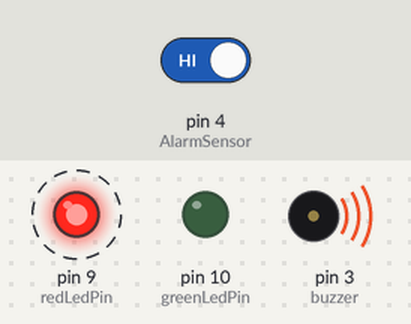
This sketch was run on a simulated Arduino Uno, built with avr-gcc and run on an emulated ATmega328P. On the bench: output pins drawn as LEDs (lit = HIGH), buzzer (waves = sounding). Dashed ring = blinking. Inputs (shaded band) come from the test bench; at power-on: pin 4 (AlarmSensor) HIGH.

Above: at 1.7 s.
2.5 s: pin 4 (AlarmSensor) driven LOW
At 3.6 s:
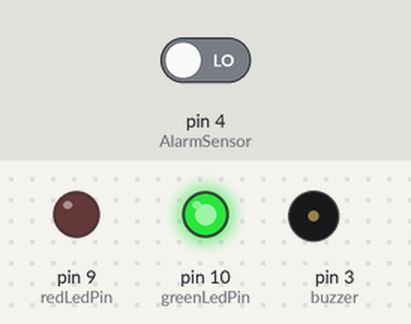
4.7 s: pin 4 (AlarmSensor) driven HIGH
At 5.35 s:
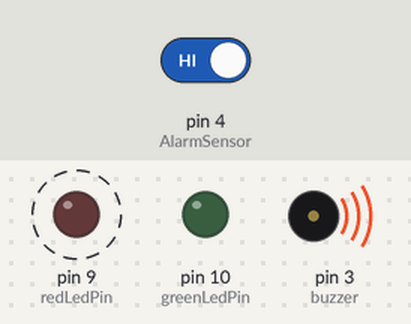
Timing chart, 0 to 14.3 s (numbered marks = the images above; inputs shaded):
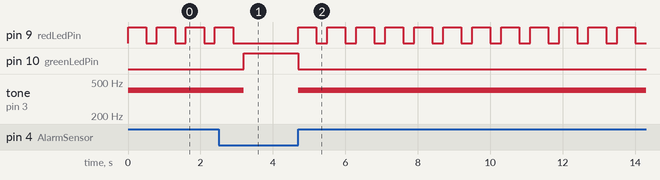

Measured:
- after the input at 2.5 s, pin 9 (redLedPin): goes on until 2.9 s, then stays LOW; pin 10 (greenLedPin): LOW → HIGH after 0.70 s; tone on pin 3 (buzzer): 400 Hz → silent after 0.70 s
- after the input at 4.7 s, pin 9 (redLedPin): alternates HIGH for 0.50 s and LOW for 0.30 s, starting at once; pin 10 (greenLedPin): HIGH → LOW at once; tone on pin 3 (buzzer): silent → 400 Hz at once
- by itself, pin 9 (redLedPin): alternates HIGH for 0.50 s and LOW for 0.30 s

The sketch:

assignment1.ino
```cpp
/**
 * This is my home made alarm equipped with a magnet sensor
 * and a speaker for sounding the alarm and two -
 * LEDs for a visual status of red (Alarm) and green for (OK).
 *
 * @author Robert M Molin
 * version: 2017.10.02
 */


// Digital Pins on Arduino
const int buzzer = 3; //Speaker
const int AlarmSensor = 4; //Magnet sensor
const int redLedPin = 9;
const int greenLedPin = 10;

// Fields
int state; // The state of the magnet sensor is either 1 == Alarm! or 0 == OK!
int alarmRedLed;
int greenLed;


 /* initialize digital pins AlarmSensor, redLedPin, greenLedPin as outputs.*/
void setup()
{
  pinMode(AlarmSensor, INPUT_PULLUP);
  pinMode(redLedPin, OUTPUT);
  pinMode(greenLedPin, OUTPUT);
}

/**
 * If the magnet sensor's state is true (open) the speaker alarm goes off and LED turns red!
 * else if the state is false (closed) the green LED stays green.
 */
void loop()
{
  state = digitalRead(AlarmSensor);
  alarmRedLed = digitalRead(redLedPin);

  //Alarm triggered
  if (state == HIGH){
    tone(buzzer, 400);
    digitalWrite(greenLedPin, LOW); //turn the green LED OFF!
    digitalWrite(redLedPin, HIGH); //turn the red LED ON!
    delay(500);
    digitalWrite(redLedPin, LOW); //turn the red LED off
  }
  else{
    //Status OK, no alarm
    noTone(buzzer);
    digitalWrite(greenLedPin, HIGH); //turn the green LED ON!
  }
  delay(300);
}
```
